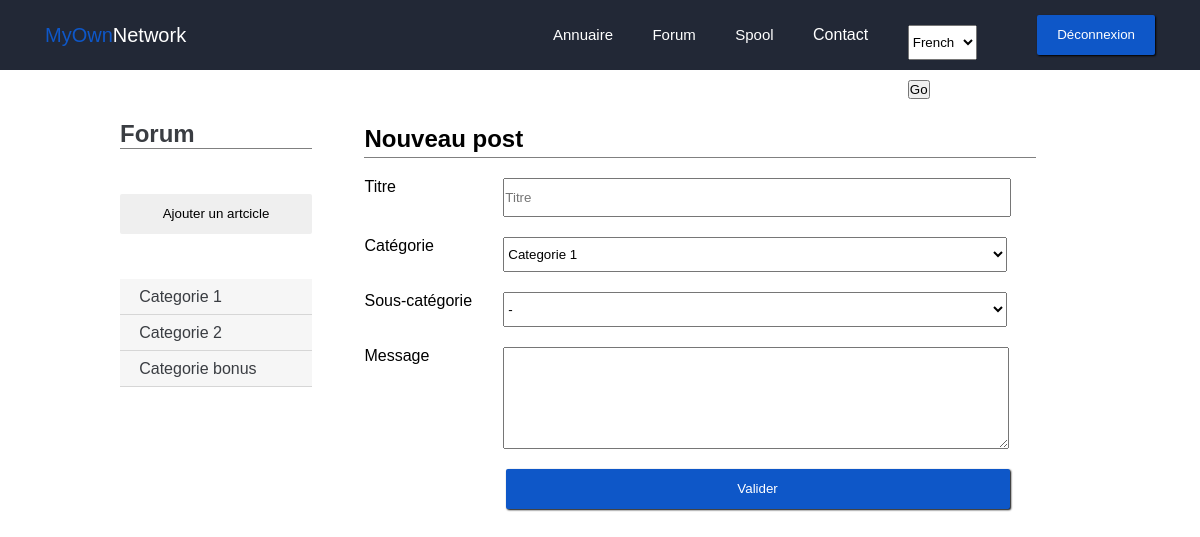
/forum/add (signed in), run on the app's committed database.
### forum/models.py (models this page shows)
class PostCategorie(models.Model):
    name = models.CharField(max_length=100)
    def __unicode__(self):
        return self.name

### forum/views.py (the view, shortened to what this page needs)
def add_post(request):
    if request.user.is_authenticated():
        categories = PostCategorie.objects.all()
        sscategories = PostSsCategorie.objects.all()
        cats = PostCategorie.objects.all()
        sscats = PostSsCategorie.objects.all()
        return render(request, 'forum/new.html', locals())
    return render(request, 'intra/index.html')

### forum/models.py (called while the page is built)
    def __unicode__(self):
        return self.name

### forum/templates/forum/new.html (shortened to what this page needs)
{% extends "base.html" %}
{% load i18n %}
{% load static %}
{% block staticfiles %}
	<link rel="stylesheet" href="{% static 'forum/css/style.css' %}">
{% endblock %}
{% block content %}
	<div class="forum">
		<div class="wrapper">
			<div class="forum_nav grey2">
				<h1>Forum</h1>
				<a href="{% url "forum.views.add_post" %}"><button class="btn">{% trans "Ajouter un artcicle" %}</button></a>
				<ul>
				{% for categorie in categories %}
				<a href="{% url "forum.views.list_posts" categorie.id %}" class="grey0Back"><li>{{ categorie.name }}</li></a>
				{% empty %}
				<p>Pas de catégorie</p>
				{% endfor %}
				</ul>
			</div>
			<div class="post_content">
				<div class="post_content__header">
					<h2>{% trans "Nouveau post" %}</h2>
				</div>
				<div class="newpost_content__body">
					<form method="post" action="{% url 'forum.views.add_post' %}">
						<label for="titre">{% trans "Titre" %}</label>
						<input id="titre" type="text" name="titre" placeholder="Titre">
						<label for="categorie">{% trans "Catégorie" %}</label>
						<select id="categorie" name="categorie">
							{% for cat in cats %}
							<option id="{{ cat }}" value="{{ cat }}">{{ cat }}</option>
							{% endfor %}
						</select>
                        <label>{% trans "Sous-catégorie" %}</label>
						{% for cat in cats %}
						<select id="{{ cat|cut:" " }}" class="cat_souscategorie">
                          <option value="null">-</option>
						</select>
						{% endfor %}
						<label for="message">{% trans "Message" %}</label>
						<textarea id="message" name="message"></textarea>
						<button type="submit" class="btn blue0Back white">{% trans "Valider" %}</button>
					</form>
				</div>
			</div>
		</div>
	</div>
{% endblock %}

### static/forum/css/style.css (style rules this page uses)
* { padding: 0; margin: 0; font-family: arial; fill: #ffffff; }
.wrapper { width: 80vw; margin: auto; }
a, a:hover { color: white; text-decoration: none; }
.btn { height: 40px; line-height: 40px; padding-left: 20px; padding-right: 20px; border: none; outline: none; border-radius: 2px; box-shadow: 1px 1px 2px black; }
.white { color: white; }
.grey2 { color: #3a3d42; }
.grey0Back { background-color: #f6f6f6; }
.blue0Back { background-color: #0e57c8; }
.content h1, h2 { margin-bottom: 20px; }
.forum { display: block; margin-top: 50px; }
.forum a { color: #3a3d42; }
.forum_nav { display: inline-block; width: 20%; min-height: 80vh; margin-right: 5%; }
.forum_nav h1:after { content: ' '; display: block; width: 100%; border-bottom: 1px solid grey; margin-bottom: 45px; }
.forum_nav .btn { box-shadow: none; width: 100%; margin-bottom: 45px; }
.forum_nav ul { list-style: none; }
.forum_nav ul a { display: block; width: 90%; line-height: 35px; border-bottom: 1px solid #d6d6d6; padding-left: 10%; }
.post_content { display: inline-block; width: 70%; vertical-align: top; }
.post_content__header h2 { border-bottom: 1px solid grey; line-height: 37px; }
.newpost_content__body label { display: inline-block; width: 20%; }
.newpost_content__body input, select { display: inline-block; width: 75%; height: 35px; vertical-align: top; margin-bottom: 20px; }
.newpost_content__body textarea { display: inline-block; max-width: 75%; min-width: 75%; height: 100px; vertical-align: top; margin-bottom: 20px; }
.newpost_content__body button { margin-left: 21%; width: 75%; }

### data on the page
PostCategorie: name "Categorie 1", sscategorie "-"
PostCategorie: name "Categorie 2"
PostCategorie: name "Categorie bonus"

### other printed values
form field language "French"
form field categorie "Categorie 1"
